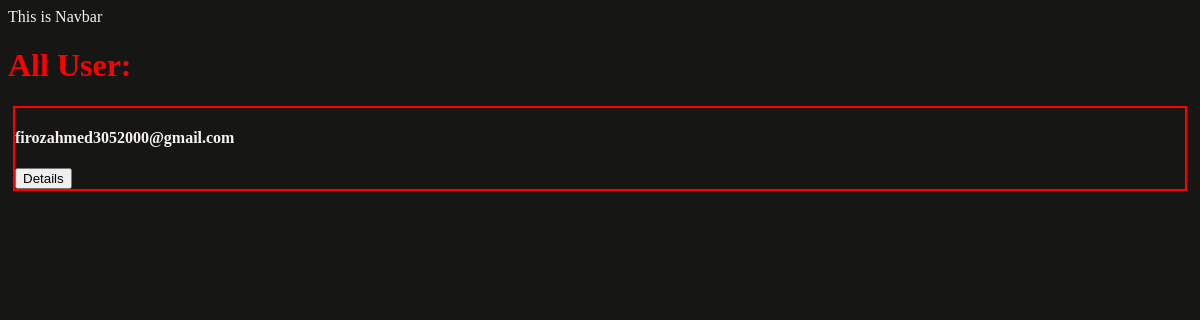
/test/, run on an earlier commit of the app's database.
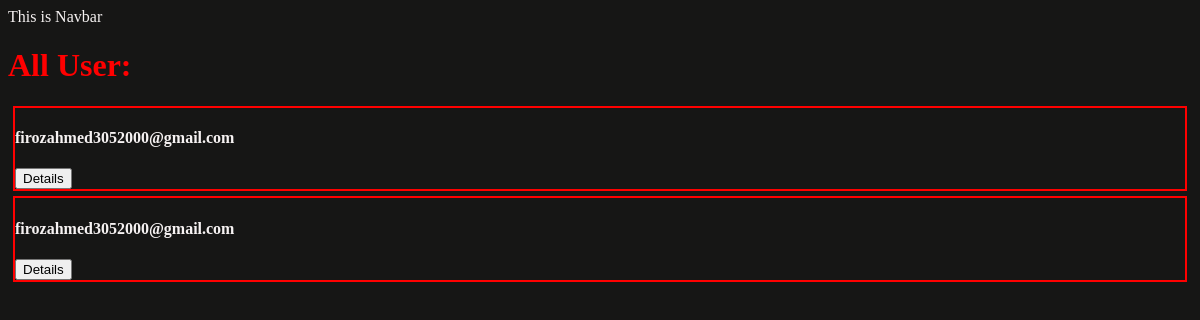
And on a later commit of the database.
### appTest/models.py (models this page shows, shortened)
class testUser(models.Model):
    name = models.CharField(max_length=100)
    email = models.EmailField()
    image = models.ImageField(upload_to='userImage')
    createTime = models.DateTimeField(default=timezone.now)

### appTest/views.py (the view)
# urls.py: path('', views.test, name='test'),
def test(request):
    user = testUser.objects.all()
    return render(request, 'appTest/user.html',{'user':user})

### appTest/templates/appTest/user.html (shortened to what this page needs)
{% extends 'layout.html' %}
{% block Contains %}
<h1>All User: </h1>
{% for u in user  %}
<div class='userS'>
    <h4>{{u.email}}</h4>
    <a href="{% url 'user_detail' u.id %}">
        <button type="button" >Details</button>
    </a>
</div>
{% endfor  %}
{% endblock Contains %}

### templates/layout.html (shortened to what this page needs)
{% load static %}
<!DOCTYPE html>
<html lang="en">
<head>
    <link rel='stylesheet' href="{% static 'style.css' %}" >
</head>
<body>
    <nav>This is Navbar</nav>
    {% block Contains %}{% endblock  %}
</body>
</html>

### static/style.css (style rules this page uses)
body { background-color: #161615; color: #f6f2f2; }
.userS { border: 2px solid red; margin: 5px ; }
h1 { color: red; }

What changed in the data, as far as the page shows it:
added testUser: email "firozahmed3052000@gmail.com"
